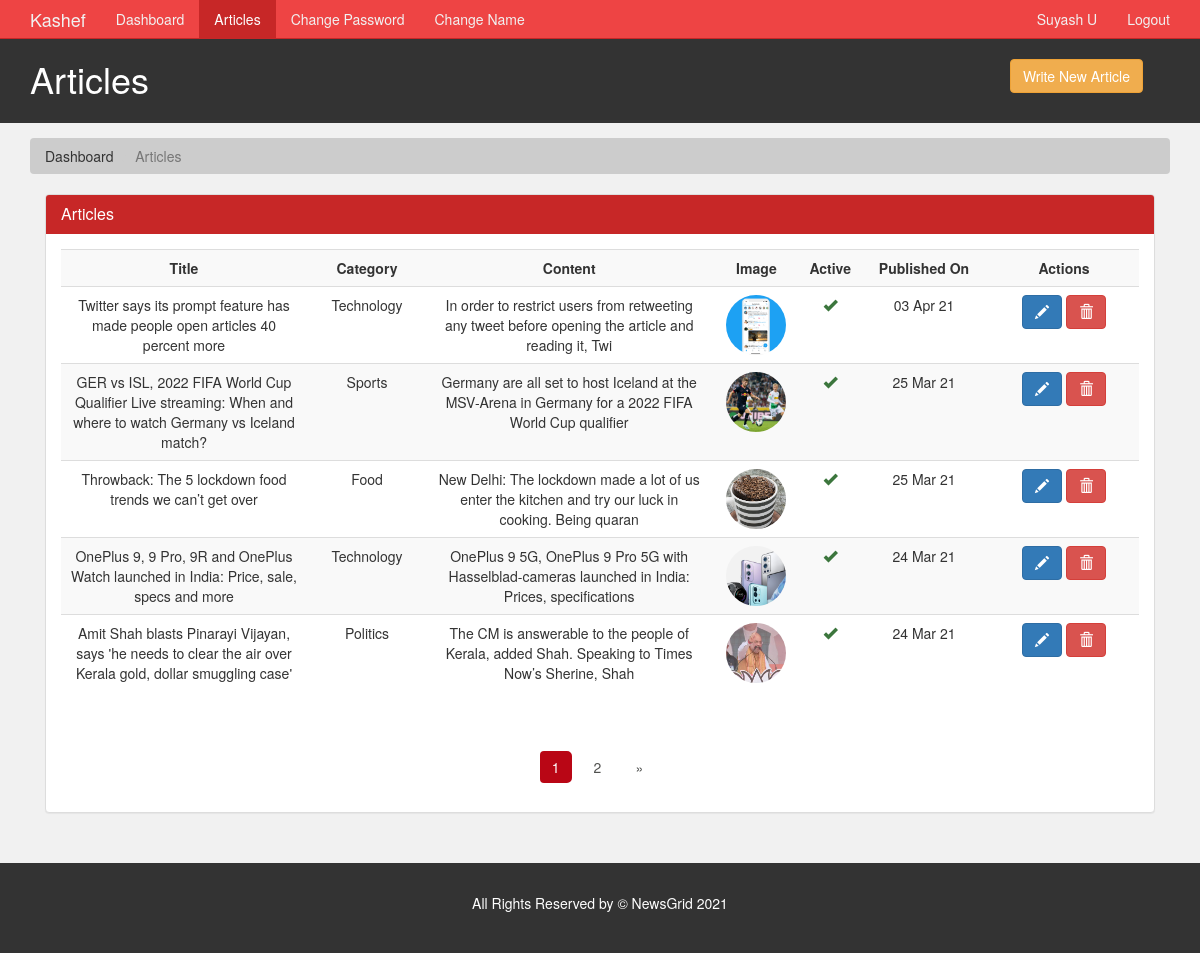
Page /author/articles.php (signed in) on the committed database.
### tables this page shows
CREATE TABLE `article` (
  `article_id` int(11) NOT NULL,
  `category_id` int(11) NOT NULL,
  `author_id` int(11) NOT NULL,
  `article_title` varchar(250) NOT NULL,
  `article_image` varchar(200) NOT NULL,
  `article_description` text NOT NULL,
  `article_date` date NOT NULL,
  `article_trend` tinyint(4) NOT NULL,
  `article_active` tinyint(4) NOT NULL
);

CREATE TABLE `category` (
  `category_id` int(11) NOT NULL,
  `category_name` varchar(45) NOT NULL,
  `category_color` varchar(35) NOT NULL,
  `category_image` varchar(250) NOT NULL,
  `category_description` varchar(350) NOT NULL
);

### author/articles.php (the view, shortened to what this page needs)
<?php
  require('./includes/nav.inc.php');
?>
<section id="breadcrumb">
  <div class="container">
    <ol class="breadcrumb">
      <li><a href="./index.php">Dashboard</a></li>
      <li class="active">Articles</li>
    </ol>
  </div>
</section>
<section id="main">
  <div class="container">
    <div class="col-md-12">
      <?php
        $limit = 5;
        if(isset($_GET['page'])) {
          $page = $_GET['page'];
        }else {
          $page = 1;
        }
        $offset = ($page - 1) * $limit;
        $sql = "SELECT article.article_title,
                article.article_id,
                article.article_date,
                article.article_image,
                article.article_active,
                article.article_description,
                category.category_name
                FROM article, category
                WHERE article.author_id = {$author_id}
                AND article.category_id = category.category_id
                ORDER BY article.article_date DESC,
                article.article_id DESC
                LIMIT {$offset},{$limit}";
        $result = mysqli_query($con,$sql);
        $row = mysqli_num_rows($result);
      ?>
      <div class="panel panel-default">
        <div class="panel-heading main-color-bg">
          <h3 class="panel-title">Articles</h3>
        </div>
        <div class="panel-body">
          <table class="table table-striped table-hover article-table">
            <tr>
              <th style="min-width: 200px">Title</th>
              <th style="min-width: 120px">Category</th>
              <th style="min-width: 250px">Content</th>
              <th style="min-width: 90px">Image</th>
              <th style="min-width: 50px">Active</th>
              <th style="min-width: 130px">Published On</th>
              <th style="min-width: 150px">Actions</th>
            </tr>
            <?php
                if($row > 0) {
                  while($data = mysqli_fetch_assoc($result)) {
                    $category_name = $data['category_name'];
                    $article_id = $data['article_id'];
                    $article_title = $data['article_title'];
                    $article_desc = $data['article_description'];
                    $article_image = $data['article_image'];
                    $article_date = $data['article_date'];
                    $article_active = $data['article_active'];
                    $article_desc = substr($article_desc,0,100);
                    $article_date = date("d M y",strtotime($article_date));
                    echo '
                      <tr>
                        <td>
                          '.$article_title.'
                        </td>
                        <td>
                          '.$category_name.'
                        </td>
                        <td>
                          '.$article_desc.'
                        </td>
                        <td>
                          <img src="../assets/images/articles/'.$article_image.'" />
                        </td>
                        <td>';
                        if($article_active > 0) {
                          echo '<span class="glyphicon glyphicon-ok text-success"></span>';
                        }
                        else {
                          echo '<span class="glyphicon glyphicon-remove text-danger"></span>';
                        }
                        echo '
                        </td>
                        <td>
                          '.$article_date.'
                        </td>
                        <td>
                          <a class="btn btn-primary" href="./edit-article.php?id='.$article_id.'">
                            <span class="glyphicon glyphicon-pencil"></span>
                          </a>
                          <a class="btn btn-danger" href="javascript:deleteConfirm('.$article_id.')">
                            <span class="glyphicon glyphicon-trash"></span>
                          </a>
                        </td>
                      </tr>
                    ';
                  }
                }
              ?>
          </table>
        </div>
        <div class="text-center">
          <ul class="pagination pg-red">
            <?php
              $paginationQuery = "SELECT * FROM article WHERE author_id = $author_id ";
              $paginationResult = mysqli_query($con, $paginationQuery);
              if(mysqli_num_rows($paginationResult) > 0) {
                $total_articles = mysqli_num_rows($paginationResult);
                $total_page = ceil($total_articles / $limit);
                for($i = 1; $i <= $total_page; $i++) {
                  $active = "";
                  if($i == $page) {
                    $active = "active";
                  }
                  echo '<li class="page-item '.$active.'"><a href="./articles.php?page='.$i.'" class="page-link">'.$i.'</a></li>';
                }
                if($total_page > $page){
                  echo '
                    <li class="page-item">
                      <a href="articles.php?page='.($page + 1).'" class="page-link">
                        <span>&raquo;</span>
                      </a>
                    </li>';
                }
              }
            ?>
          </ul>
        </div>
      </div>
    </div>
  </div>
</section>
<?php
  require('./includes/footer.inc.php')
?>

### assets/css/admin/style.css (style rules this page uses)
body { background: var(--light-color); }
.main-color-bg { background-color: var(--primary-color) !important; border-color: var(--primary-color) !important; color: #ffffff !important; }
.breadcrumb { background: #cccccc; color: #333333; }
.breadcrumb a { color: #333333; }
.article-table td img { border-radius: 50%; object-fit: cover; height: 6rem; width: 6rem; }
.article-table th, .article-table td { text-align: center; }
.pagination > li > a, .pagination > li > span { border-radius: var(--border-radius); margin: 5px; border: none; color: var(--dark-color); cursor: pointer; }
.pagination > .active > a, .pagination > .active > a:focus, .pagination > .active > a:hover, .pagination > .active > span, .pagination > .active > span:focus, .pagination > .active > span:hover { z-index: 3; color: #fff; cursor: default; background-color: var(--active-color); border-color: none; }
#main { min-height: 57.2vh; }

### assets/css/partials/1-variables.css (style rules this page uses)
:root { --primary-color: #c72727; --secondary-color: #f99500; --light-color: #f1f1f1; --dark-color: #50514f; --black-color: #333333; --tag-trend-color: #fa163f; --tag-yellow-color: #ffbe0b; --tag-purple-color: #8338ec; --tag-blue-color: #3a86ff; --tag-green-color: #00ff73; --tag-orange-color: #ef4339; --tag-pink-color: #ff0a54; --tag-brown-color: #663f3f; --hover-color: #ee4444; --active-color: #b90615; --ts-vs: 0.56rem; --ts-sml: 0.8rem; --ts-md: 1.1rem; --ts-lg: 1.25rem; --hs-vs: 1.3rem; --hs-sml: 2rem; --hs-md: 2.5rem; --hs-lg: 3rem; --ff-monts: "Montserrat", sans-serif; --ff-nunito: "Nunito Sans", sans-serif; --ff-noto: "Noto Serif", serif; --ff-robo: "Roboto", sans-serif; --border-radius: 5px; }

### rows in the picture
article: article_title "Twitter says its prompt feature has made people open articles 40 percent more", category.category_name "Technology", article_description "In order to restrict users from retweeting any tweet before opening the article and reading it, Twi", article_image (picture), article_active 1 (drawn), article_date "03 Apr 21"
article: article_title "GER vs ISL, 2022 FIFA World Cup Qualifier Live streaming: When and where to watch Germany vs Iceland match?", category.category_name "Sports", article_description "Germany are all set to host Iceland at the MSV-Arena in Germany for a 2022 FIFA World Cup qualifier", article_image (picture), article_active 1 (drawn), article_date "25 Mar 21"
article: article_title "Throwback: The 5 lockdown food trends we can’t get over", category.category_name "Food", article_description "New Delhi: The lockdown made a lot of us enter the kitchen and try our luck in cooking. Being quaran", article_image (picture), article_active 1 (drawn), article_date "25 Mar 21"
article: article_title "OnePlus 9, 9 Pro, 9R and OnePlus Watch launched in India: Price, sale, specs and more", category.category_name "Technology", article_description "OnePlus 9 5G, OnePlus 9 Pro 5G with Hasselblad-cameras launched in India: Prices, specifications", article_image (picture), article_active 1 (drawn), article_date "24 Mar 21"
article: article_title "Amit Shah blasts Pinarayi Vijayan, says 'he needs to clear the air over Kerala gold, dollar smuggling case'", category.category_name "Politics", article_description "The CM is answerable to the people of Kerala, added Shah. Speaking to Times Now’s Sherine, Shah", article_image (picture), article_active 1 (drawn), article_date "24 Mar 21"

### other values in the picture
$author_name "Suyash U"
$page_title "Articles"
